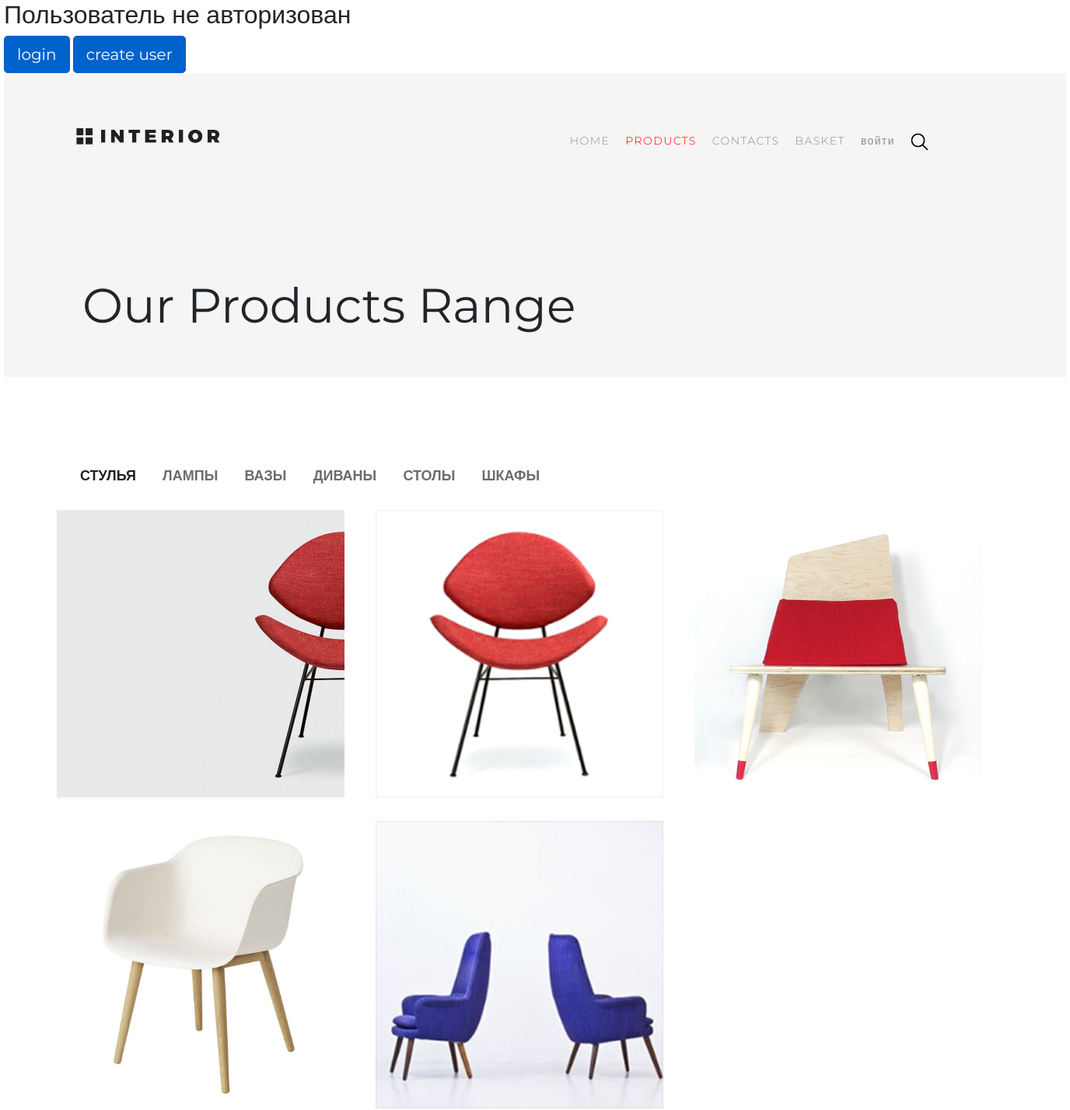
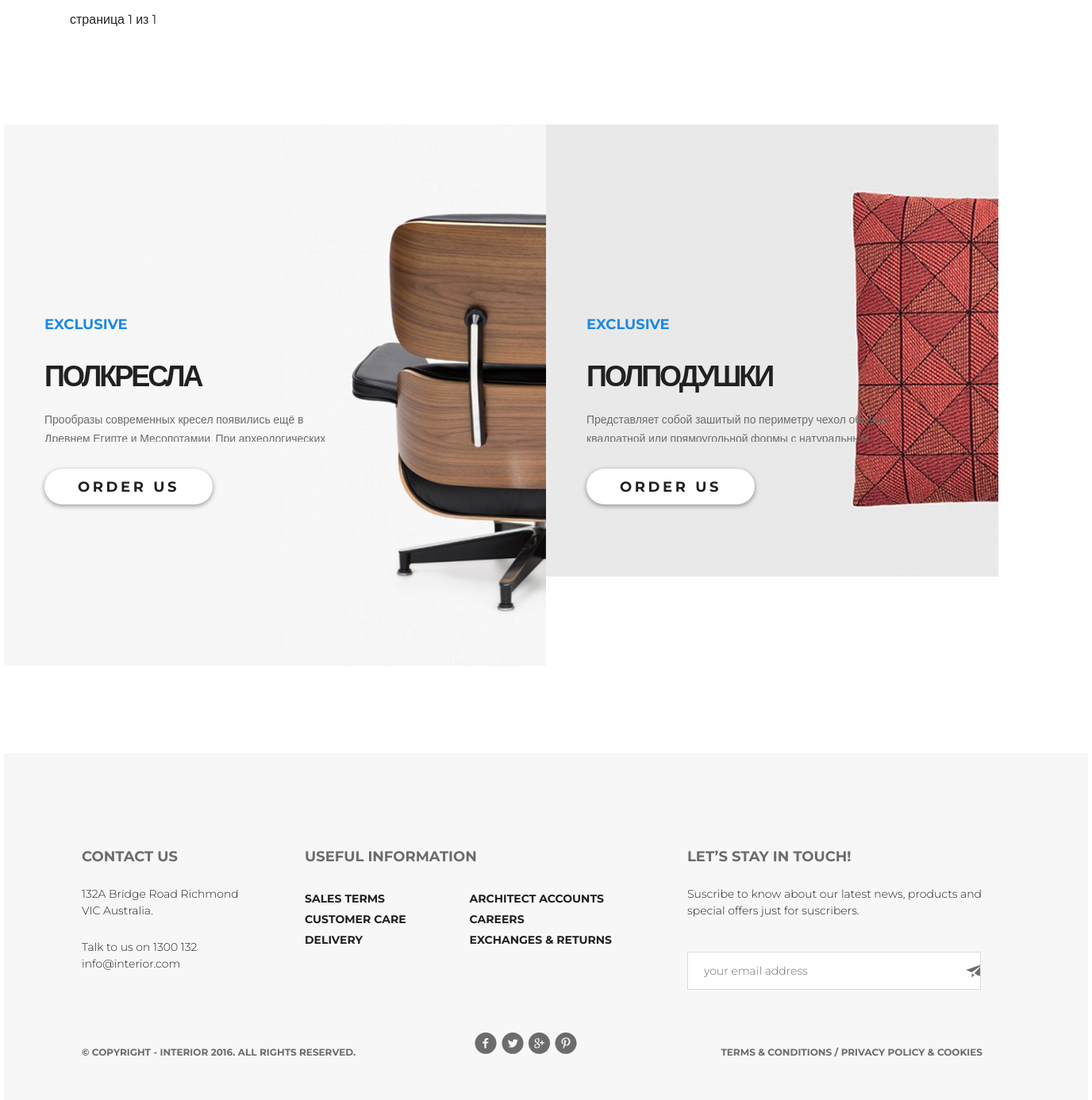
The app's page /products/category/31/page/1/ with its own data (2 pictures, top to bottom).
### mainapp/models.py (models this page shows, shortened)
class ProductCategory (models.Model):
    class Meta:
        verbose_name = 'Категория'
        verbose_name_plural = 'Категории'
    name = models.CharField(verbose_name='имя', max_length=64, unique=True)
    description = models.TextField(verbose_name='описание', blank=True)
    is_active = models.BooleanField(verbose_name='активен', default=True)

class Product(models.Model):
    class Meta:
        verbose_name = 'Продукт'
        verbose_name_plural = 'Продукты'
    category = models.ForeignKey(ProductCategory, on_delete=models.CASCADE)
    name = models.CharField(verbose_name='имя продукта', max_length=128)
    image = models.ImageField(upload_to='products_images', blank=True)
    short_desc = models.CharField(verbose_name='краткое описание продукта', max_length=60, blank=True)
    description = models.TextField(verbose_name='описание продукта', blank=True)
    price = models.DecimalField(verbose_name='цена', max_digits=8, decimal_places=2, default=0)
    quantity = models.PositiveIntegerField(verbose_name='в наличии', default=0)
    is_hot = models.BooleanField(verbose_name='горячее предложение', default=False)
    is_active = models.BooleanField(verbose_name='активен', default=True)

### mainapp/views.py (the view)
# urls.py: path('products/', include( 'mainapp.urls', namespace='products')),
def products(request, pk=None, page=1):
    if pk is not None:
        if pk == 0:
            category = {
                'pk': 0,
                'name': 'все'
            }
            products = Product.objects.filter(is_active=True, category__is_active=True).order_by('price')
        else:
            category = get_object_or_404(ProductCategory, pk=pk)
            products = Product.objects.filter(category__pk=pk, is_active=True, category__is_active=True).order_by('price')
        """hot_product"""
        hot_product = [Product.objects.filter(is_hot=True).order_by('?').first()]
        while len(hot_product) < 2:
            sec_hot = Product.objects.filter(is_hot=True).order_by('?').first()
            if hot_product[0] != sec_hot:
                hot_product.append(sec_hot)
        """paginator"""
        paginator = Paginator(products, 6)
        try:
            products_paginator = paginator.page(page)
        except PageNotAnInteger:
            products_paginator = paginator.page(1)
        except EmptyPage:
            products_paginator = paginator.page(paginator.num_pages)
        content = {
                   'links_sec_menu': links_sec_menu,
                   'products': products_paginator,
                   'titles': titles,
                   'hot_product': hot_product,
                   'category': category,
                   }
        return render(request, 'mainapp/catalog.html', content)

### mainapp/templates/mainapp/catalog.html (shortened to what this page needs)
{% extends 'mainapp/base.html' %}
{% load staticfiles %}
{% block css %}
    {{ block.super}}
    <link rel="stylesheet" type="text/css" href="{% static '/css/style_deals.css' %}">
    <link rel="stylesheet" type="text/css" href="{% static '/css/style_contacts.css' %}">
{% endblock %}
{% block header %}
    {{block.super}}
    <h1>Our Products Range</h1>
{% endblock %}
{% block content %}
            {% include 'mainapp/includes/inc_sec_menu.html' %}
            {% for product in products %}
                {% if forloop.counter|add:2|divisibleby:3 %}
                    <div class="trends row row_3">
                {% endif %}
                    <div class="product col-lg-4">
                        <img src="http://localhost:8000/media/{{ product.image }}" alt="Картинка не прогрузилась">
                    </div>
                {% if forloop.counter|divisibleby:3 or forloop.last %}
                    </div>
                {% endif %}
            {% endfor %}
            <div class="paginator">
                <span class="current">
                    страница {{ products.number }} из {{ products.paginator.num_pages }}
                </span>
            </div>
            <div class="row level_2">
                {% include 'mainapp/includes/inc_prod_2.html' %}
            </div>
{% endblock %}

### mainapp/templates/mainapp/includes/inc_sec_menu.html
{% load staticfiles %}
{% block menu %}
    <div class="categories">
        <ul>
            {% for link in links_sec_menu %}
                <li><a href="{% url 'products:page' link.id 1 %}"
                       class="{% if request.resolver_match.kwargs.pk == link.id %}
                                 active
                              {% endif %}">
                       {{ link.name }}
                    </a>
                </li>
            {% endfor %}
        </ul>
    </div>
{% endblock %}

### mainapp/templates/mainapp/includes/inc_prod_2.html
{% load staticfiles %}
{% block prod_2 %}
    {% for prod in hot_product %}
             <div class="col-lg-6 promo">
                    <img src="http://localhost:8000/media/{{ prod.image }}" alt="Картинка не прогрузилась">
                    <div class="slider-content">
                        <h3>exclusive</h3>
                        <h1>{{prod.name}}</h1>
                        <p>{{prod.description}}</p>
                        <a class="order" href="">
                            order us
                        </a>
                    </div>
             </div>
    {% endfor %}
{% endblock %}

### static/css/style.css (style rules this page uses)
body { font-family: 'Montserrat', sans-serif; max-width: 1366px; min-width: 800px; margin: 0 auto; }
html, body { height: 100%; }
* { padding: 0; margin: 0; }
a { text-decoration: none; }
li { list-style-type: none; }
.slider-content { width: 458px; margin: 280px 0 0 98px; }
.slider-content h1 { color: #212121; font-size: 62px; font-weight: 300; text-transform: uppercase; letter-spacing: -3px; margin-bottom: 10px; }
.slider-content h3 { color: #43a047; font-size: 18px; font-weight: 700; line-height: 48px; text-transform: uppercase; letter-spacing: 0px; }
.slider-content p { color: #6c6c6c; font-size: 14px; font-weight: 300; line-height: 24px; margin-bottom: 10px; }
.order { display: block; font-size: 18px; font-weight: 700; text-transform: uppercase; color: #212121; letter-spacing: 3.6px; width: 212px; height: 45px; box-shadow: 0 2px 5px 1px rgba(33, 33, 33, 0.35); border-radius: 23px; background-color: #ffffff; line-height: 47px; padding-left: 31px; }
.col-lg-6, .col-lg-4 { padding: 0; }
.product { height: 270px; margin: 0px; padding: 0; }
.product img { position: absolute; }
.row_3 img { width: 370px; height: 370px; }
.level_2 { margin-top: 120px; height: 683px; }
.promo img { position: absolute; z-index: -1; }
.promo .slider-content { margin: 228px 0 0 51px; width: 380px; }
.promo .slider-content h1 { font-size: 36px; font-weight: 700; margin-bottom: 20px; }
.promo .slider-content h3 { color: #1e88e5; margin-bottom: 20px; }
.promo .slider-content p { max-height: 40px; margin-bottom: 34px; overflow: hidden; }
a.active { color: red; }

### static/css/style_deals.css (style rules this page uses)
.categories { width: 100%; background-color: #f4f4f4; }
.categories ul { margin: 0; text-align: center; }
.categories li { margin: 15px; padding: 0; display: inline-block; }
.categories a { color: #6c6c6c; font-size: 18px; font-weight: 700; text-transform: uppercase; }
.categories .active { color: #212121; }
.order { color: #ffffff; font-size: 22px; font-weight: 700; line-height: 24.01px; letter-spacing: 4.4px; width: 510px; height: 71px; box-shadow: 0 2px 5px 1px rgba(33, 33, 33, 0.35); border-radius: 35px; background: #f44336; padding: 27px 0 0 0; text-align: center; margin: 31px auto 49px; }
.product { height: 370px; margin: 15px 0; padding: 0; }

### static/css/style_contacts.css (style rules this page uses)
.header h1 { font-size: 62px; font-weight: 400; line-height: 72px; margin: 171px 0 0 101px; }
.categories { background-color: #fff; }
.categories ul { text-align: unset; }
.order { display: block; font-size: 18px; font-weight: 700; text-transform: uppercase; color: #212121; letter-spacing: 3.6px; width: 212px; height: 45px; box-shadow: 0 2px 5px 1px rgba(33, 33, 33, 0.35); border-radius: 23px; background-color: #ffffff; line-height: 47px; padding-left: 31px; padding: 0 31px 0; margin: 0; }
.level_2 { width: 1366px; margin-left: -83px; }

### records on screen
ProductCategory: name "СТУЛЬЯ"
ProductCategory: name "ЛАМПЫ"
ProductCategory: name "ВАЗЫ"
ProductCategory: name "ДИВАНЫ"
ProductCategory: name "СТОЛЫ"
ProductCategory: name "ШКАФЫ"
Product: image (picture)
Product: image (picture)
Product: image (picture)
Product: image (picture)
Product: shows a picture
Product: image (picture), name "ПОЛКРЕСЛА", description "Прообразы современных кресел появились ещё в…"
Product: image (picture), name "ПОЛПОДУШКИ", description "Представляет собой зашитый по периметру чехол обычно…"

### other values on screen
{{ products.number }} "1"
{{ products.paginator.num_pages }} "1"
